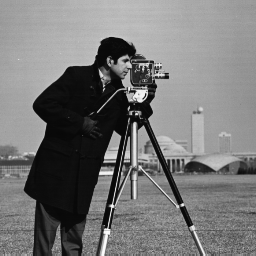
#> input picture 4/cameraman.tif, 256 x 256 px
$ jupyter execute --allow-errors Untitled.ipynb
#> lines starting #> are read from the running program, lines starting #| are printed output that depends on the picture
[cell 1]
import matplotlib.pyplot as plt
import skimage.io as io
import numpy as np
import math

#Q1

[cell 2]
T = np.array(range(256),dtype = np.uint8)*2

[cell 3]
# display the look up table for part a in Q1
T

[cell 4]
# or we can create a array and then get the look up table of complements
cc = np.array(range(256),dtype = np.uint8)
complements = 255 - cc
complements

[cell 5]
c = io.imread("cameraman.tif")
#> c is the input picture: shape (256, 256); min 7, max 253, mean 118.7
h = np.zeros(256)
for i in c:
    for j in i:
        h[j] += 1
#> after the loop, h = 256 values, max 1685 at index 14, min 0 at index 0, mean 256
plt.bar(range(256),h)
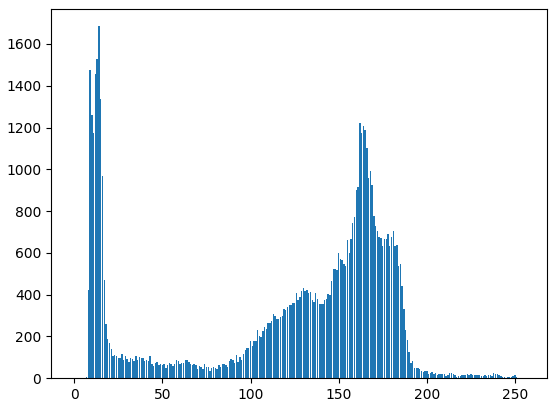
#> figure drawn by matplotlib, 1 panel; tallest bar 1685 high, from x = 13.6 to 14.4

####

[cell 6]
y = [3244,3899,4559,2573,1428,530,101,50]
x = range(8)
plt.bar(x,y)
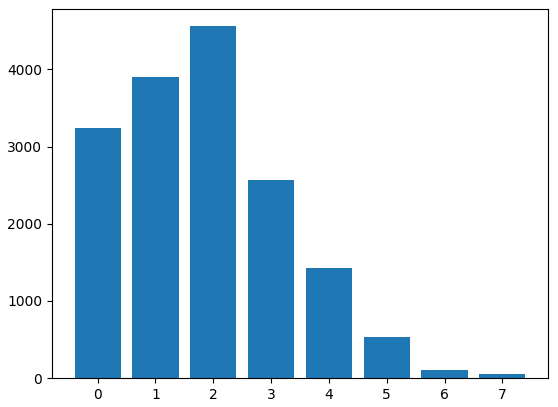
#> figure drawn by matplotlib, 1 panel; tallest bar 4559 high, from x = 1.6 to 2.4

[cell 7]
s = sum(y)
equalized_x= []
fraction = 7./s
ss = 0
for i in y:
    ss += i
    v = ss*fraction
    equalized_x.append(round(v))

[cell 8]
equalized_x = map(int,equalized_x)
equalized_x

[cell 9]
new_y =np.zeros(8)
for i,v in enumerate(equalized_x):
    new_y[v] += y[i]
plt.bar(x,new_y)
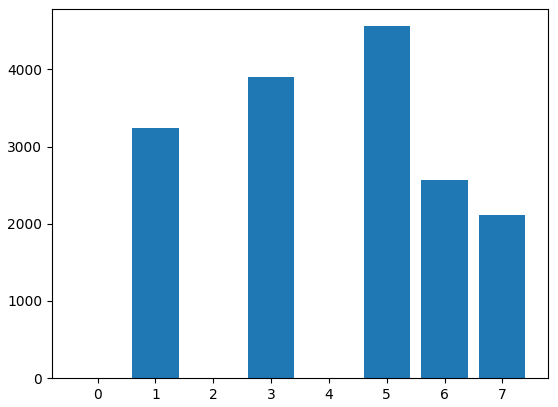
#> figure drawn by matplotlib, 1 panel; tallest bar 4559 high, from x = 4.6 to 5.4

[cell 10]
q7 = np.ndarray(shape = (8,8),dtype = 'int')

[cell 11]
q7[0] = [12,6,5,13,14,14,16,15]
q7[1] = [11,10,8,5,8,11,14,14]
q7[2]= [9,8,3,4,7,12,18,19]
q7[3]= [10,7,4,2,10,12,13,17]
q7[4]= [16,9,13,13,16,19,19,17]
q7[5]= [12,10,14,15,18,18,16,14]
q7[6]= [11,8,10,12,14,13,14,15]
q7[7]= [8,6,3,7,9,11,12,12]

[cell 12]
q7

[cell 13]
xQ7 = range(20)
yQ7 = np.zeros(20)
for i in q7:
    for j in i:
        yQ7[j] += 1
plt.bar(xQ7,yQ7)
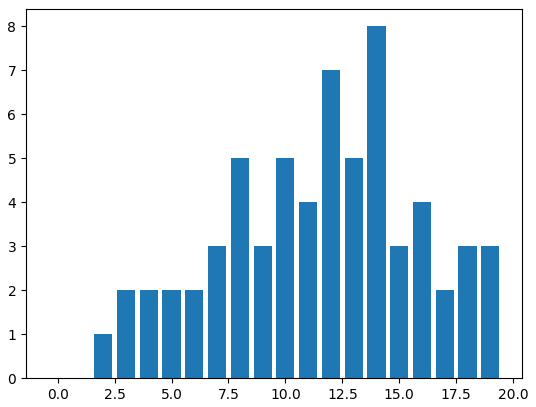
#> figure drawn by matplotlib, 1 panel; tallest bar 8 high, from x = 13.6 to 14.4

[cell 14]
sQ7 = sum(yQ7)
equalized_xQ7 = []
fraction = 19./sQ7
ss = 0
for i in yQ7:
    ss += i
    v = ss*fraction
    equalized_xQ7.append(round(v))

equalized_xQ7 = map(int,equalized_xQ7)
equalized_xQ7

[cell 15]
aaa = range(20)
aaa

[cell 16]
new_yQ7 =np.zeros(20)
for i,v in enumerate(equalized_xQ7):
    new_yQ7[v] += yQ7[i]
#> `[cell 16] new_yQ7 =np.zeros(20) for i,v in enumerate(equalized_xQ7): n..`:
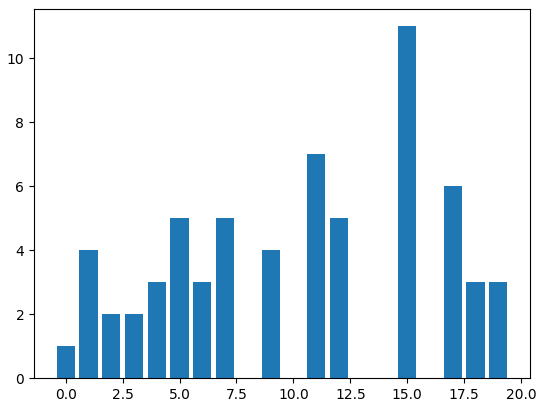
#> figure drawn by matplotlib, 1 panel; tallest bar 11 high, from x = 14.6 to 15.4
plt.bar(xQ7,new_yQ7)

# [7 lines of commented-out code are left out]
